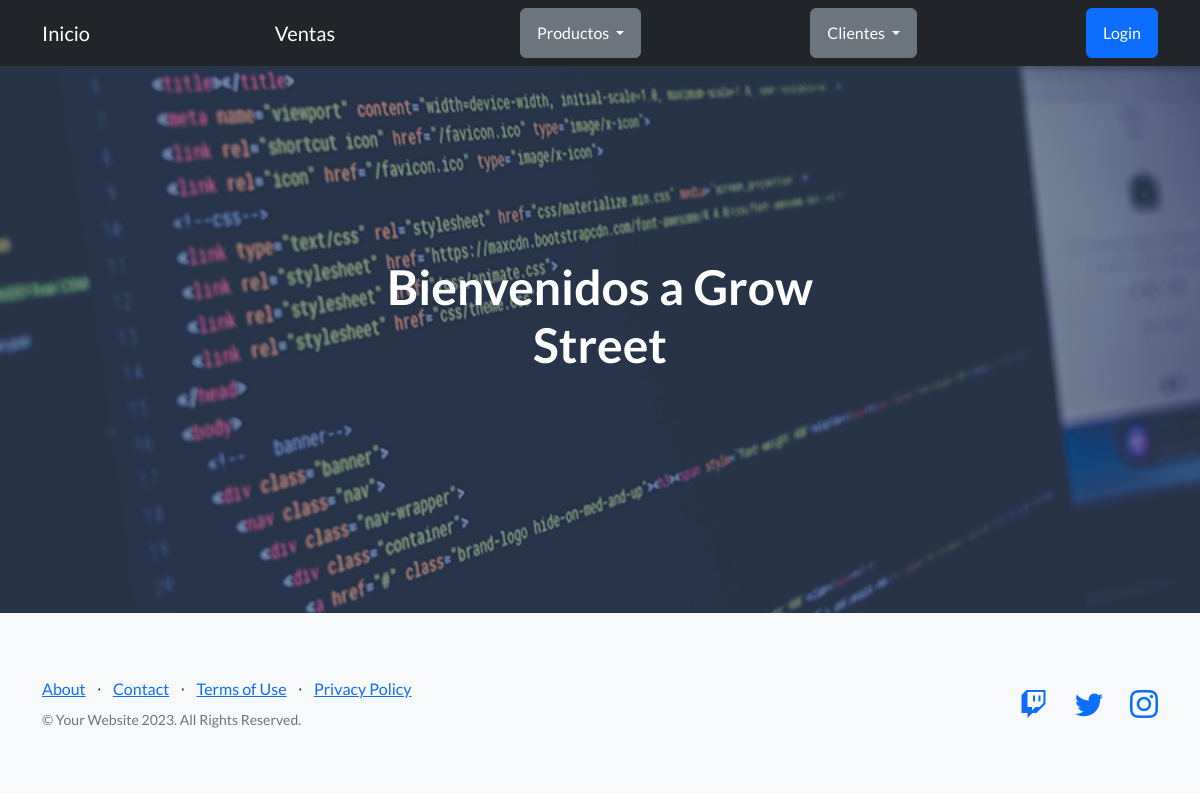
Page /distribuidora/lista_clientes/ on the earlier database version.
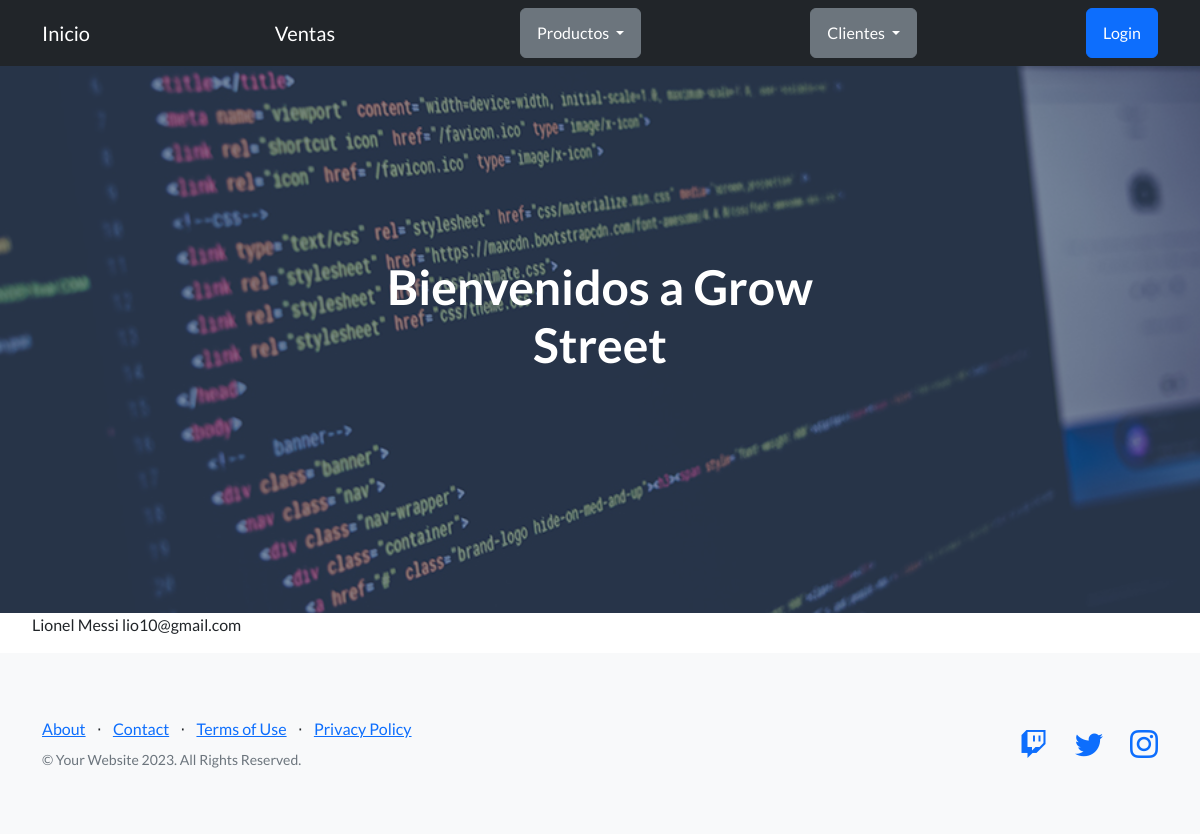
Same page on the later database version.
### Distribuidora/models.py (models this page shows, shortened)
class Cliente(models.Model):
    nombre = models.CharField(max_length=50)
    apellido = models.CharField(max_length=30)
    email = models.EmailField()

### Distribuidora/views.py (the view)
# urls.py: path('lista_clientes/', lista_clientes),
def lista_clientes(req):
    lista = Cliente.objects.all()
    return render(req, 'lista_clientes.html', {'lista_clientes': lista})

### Distribuidora/context_processors.py (called while the page is built)
def user_avatar(request):
    user = request.user
    avatar = None  # Valor predeterminado si el usuario no tiene un avatar
    if user.is_authenticated:
        avatar = Avatar.objects.filter(user=user).first()
    return {
        'user_avatar': avatar
    }

### Distribuidora/templates/lista_clientes.html
{% extends 'inicio.html' %}
{% block HerenciaDeContenido %}
{% for cliente in lista_clientes %}
<ul>{{cliente.nombre}} {{cliente.apellido}} {{cliente.email}} </ul>
{% endfor %}
{% endblock HerenciaDeContenido %}

Differences in the rows shown:
added Cliente: nombre "Lionel", apellido "Messi", email "lio10@gmail.com"
